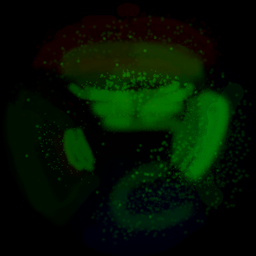
#> input picture mod-papota-spherier/tools/dev/carte_seed.png, 256 x 256 px, shrunk from 2048 x 2048 before the run
$ python -i recolore_cataclysme.py   (imports and definitions only)
#> lines starting #> are read from the running program, lines starting #| are printed output that depends on the picture
#> further down, picture is the input picture: PIL image 256x256 RGB; mean R, G, B 3.3, 18.9, 1.6
# -*- coding: utf-8 -*-
r"""Recolore les textures du missile du Cataclysme et en baisse l'éclat.

  python recolore_cataclysme.py

DEMANDE DU 2026-09-03 : « jaune -> rouge, bleu -> vert, en gardant les mêmes
niveaux dans les canaux (ne touche qu'à la Hue) », et « le sort est toujours
trop lumineux ».

Même machinerie que dore_textures (bleu -> doré) et rougit_textures (violet ->
rouge sang) : rotation de teinte des pixels SATURÉS seulement — les gris, les
masques et les fumées neutres ne bougent pas —, saturation et valeur laissées
intactes par l'opération de teinte, et variation RESSERRÉE autour de la cible
pour garder des nuances vivantes plutôt qu'un aplat.

DEUX BANDES, et non une : le relevé des teintes dominantes montre que le
« jaune » et le « bleu » ne demandent pas la même rotation.

    bande chaude   centrée sur  30°  ->  rouge  (0°)     soit -30°
    bande froide   centrée sur 200°  ->  vert  (120°)    soit -80°

Une rotation unique ne pouvait donc pas satisfaire les deux. Chaque pixel est
rattaché à la bande dont il est le plus proche, puis ramené autour de sa cible.

L'ÉCLAT est une opération SÉPARÉE, appliquée après la teinte : la valeur est
multipliée par ECLAT. Les particules du missile sont en fondu ADDITIF (blend 4,
relevé conforme aux natifs), donc chaque couche s'ajoute aux précédentes et
dix-neuf émetteurs se cumulent vite. Baisser la valeur des textures est le
levier le plus direct — et le plus facile à doser.
"""
import os as _os_local, sys as _sys_local
_sys_local.path.insert(0, _os_local.path.dirname(_os_local.path.abspath(__file__)))
from config_local import DOSSIER_EXPORT_WOW  # ce qui décrit le poste, hors du dépôt
import colorsys
import io
import json
import os
import shutil
import sys

from PIL import Image

from dore_textures import ecrit_blp2_dxt5

# [1 line not run here, left out]

EXPORT = DOSSIER_EXPORT_WOW
MODELE = "cfx_azerite_crucibleofflame_major_rank4_missile"
# [1 line that did not run here, left out]
SORTIE = os.path.join(os.path.dirname(os.path.abspath(__file__)),
                      "art_demoniste", "spells")

# Les deux bandes, relevées sur les textures elles-mêmes (part des pixels
# saturés par tranche de 15°) : le chaud tient entre 15° et 60°, le froid
# entre 180° et 210°.
BANDES = (
    (30.0 / 360.0, 0.0 / 360.0, "chaude -> rouge"),
    (200.0 / 360.0, 120.0 / 360.0, "froide -> verte"),
)
RESSERRE = 0.25          # part de variation conservée autour de la cible
SATURATION_MIN = 24      # en deçà, c'est un gris : on ne touche pas
ECLAT = 0.65             # facteur appliqué à la VALEUR, pour l'éclat
PREFIXE = "papota_"      # nos noms, que nulle autre archive ne masque


def ecart_cyclique(a, b):
    """L'écart signé de `a` à `b` sur le cercle des teintes, dans [-0,5 ; 0,5]."""
    e = a - b
    if e > 0.5:
        e -= 1.0
    elif e < -0.5:
        e += 1.0
    return e


def recolore(im):
    """Teinte remappée par bande, puis valeur atténuée. Alpha intact."""
    im = im.convert("RGBA")
    h, s, v = im.convert("HSV").split()
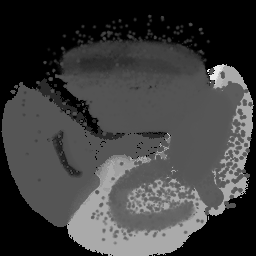
#> h: PIL image 256x256 L; min 0, max 250, mean 62.5
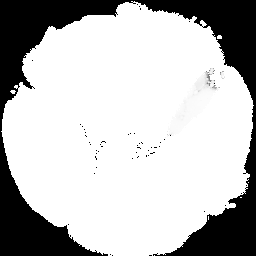
#> s: PIL image 256x256 L; min 0, max 255, mean 188.6
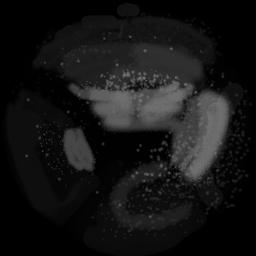
#> v: PIL image 256x256 L; min 0, max 113, mean 20.8
    px_h, px_s, px_v = h.load(), s.load(), v.load()
    touches = 0
    for y in range(im.height):
        for x in range(im.width):
            px_v[x, y] = int(px_v[x, y] * ECLAT + 0.5)
            if px_s[x, y] < SATURATION_MIN:
                continue                      # gris, masque, fumée : intacts
            teinte = px_h[x, y] / 255.0
            pivot, cible, _nom = min(
                BANDES, key=lambda b: abs(ecart_cyclique(teinte, b[0])))
            ecart = ecart_cyclique(teinte, pivot)
            px_h[x, y] = int(((cible + ecart * RESSERRE) % 1.0) * 255.0 + 0.5)
            touches += 1
    neuf = Image.merge("HSV", (h, s, v)).convert("RGBA")
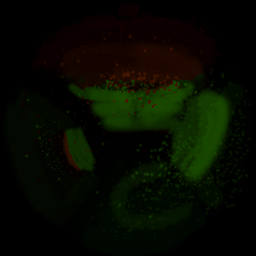
#> neuf: PIL image 256x256 RGBA; mean R, G, B, A 6.6, 10.7, 0.2, 255
    neuf.putalpha(im.getchannel("A"))
    return neuf, touches


def main():
    man = json.load(io.open(MANIFEST, encoding="utf-8"))
    noms = sorted({t["file"] for t in man["textures"]})
    os.makedirs(SORTIE, exist_ok=True)
    for nom in noms:
        source = os.path.join(EXPORT, nom)
        # PREFIXE : `patch-c.mpq` porte deja ces textures sous leurs noms
        # d'origine et le client lit les siennes. Un nom a nous met fin
        # a la question (voir prefixe_textures, gen_visuel_demoniste).
        cible = os.path.join(SORTIE, PREFIXE + nom)
        try:
            im = Image.open(source)
        except Exception as e:
            print("%-62s illisible (%s), copiée telle quelle" % (nom, e))
            shutil.copy2(source, cible)
            continue
        neuf, touches = recolore(im)
        ecrit_blp2_dxt5(neuf, cible)
        print("%-62s %s, valeur x%.2f"
              % (nom,
                 "%d pixel(s) reteinté(s)" % touches if touches
                 else "neutre, teinte inchangée",
                 ECLAT))
    print("\n%d texture(s) écrite(s) dans %s" % (len(noms), SORTIE))
    print("Déployer par : python gen_visuel_demoniste.py   (JEU FERMÉ)")


# [2 lines not run here, left out]

>>> from PIL import Image
>>> picture = Image.open('carte_seed.png')
>>> result = recolore(picture)
